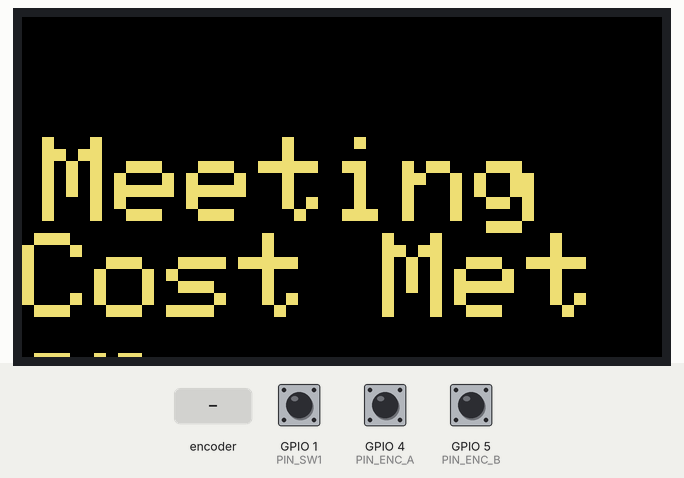
This sketch was run on a simulated ESP32. Shown: 320×170 colour display. The inputs (shaded band) are chosen by the test bench; at power-on: GPIO 1 (PIN_SW1) HIGH, GPIO 4 (PIN_ENC_A) HIGH, GPIO 5 (PIN_ENC_B) HIGH. EEPROM starts erased.

Above: at 1.3 s.
1.4 s: GPIO 1 (PIN_SW1) pulled LOW for 3.2 s
At 2.9 s:
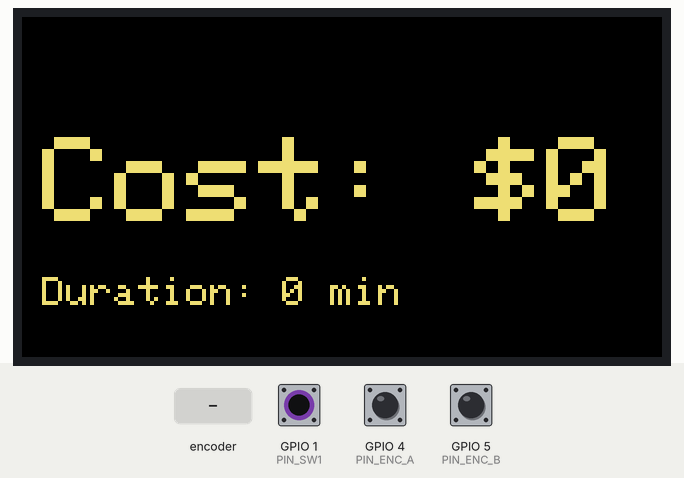
7.6 s: rotary encoder on GPIO 4 (PIN_ENC_A) / GPIO 5 (PIN_ENC_B) turned 1 step (first pin leading)
10.8 s: GPIO 1 (PIN_SW1) pulled LOW for 0.2 s
13.1 s: GPIO 1 (PIN_SW1) pulled LOW for 1 s
At 14.5 s:
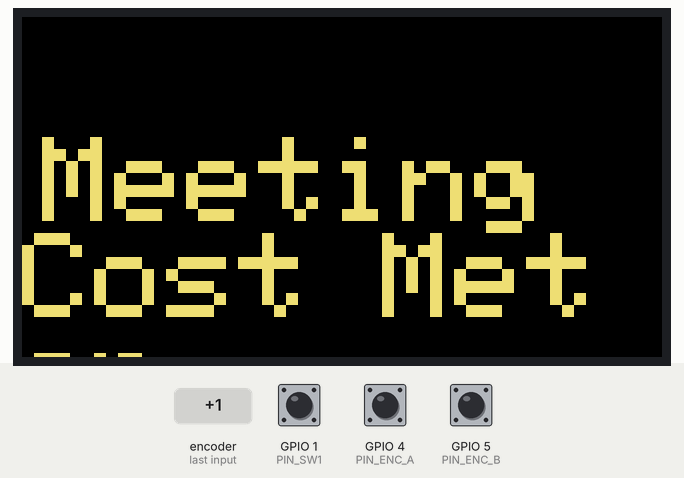
Timing chart, 0 to 16.1 s (numbered marks = the images above; inputs shaded):
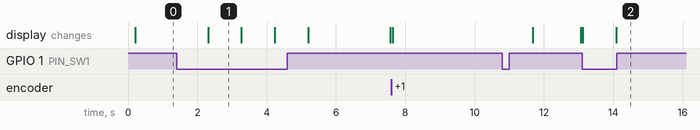

Measured:
- after the input at 1.4 s, the display: changes after 0.91 s (image 1)
- after the input at 13.1 s, the display: first differs from a run without the input after 0.98 s (image 2)
- what the display in image 1 shows lasts 1.0 s, from 2.3 s to 3.3 s

The sketch:

openai_gpt-4o-mini_rep1.ino
```cpp
#define LGFX_USE_V1
#include <LovyanGFX.hpp>
#include <Preferences.h>

class LGFX : public lgfx::LGFX_Device {
  lgfx::Panel_ST7789 _panel; lgfx::Bus_SPI _bus; lgfx::Light_PWM _light;
public:
  LGFX() {
    { auto cfg = _bus.config(); cfg.spi_host = SPI2_HOST; cfg.spi_mode = 0;
      cfg.freq_write = 50000000; cfg.freq_read = 16000000; cfg.spi_3wire = false;
      cfg.use_lock = true; cfg.dma_channel = SPI_DMA_CH_AUTO;
      cfg.pin_sclk = 12; cfg.pin_mosi = 11; cfg.pin_miso = -1; cfg.pin_dc = 13;
      _bus.config(cfg); _panel.setBus(&_bus); }
    { auto cfg = _panel.config(); cfg.pin_cs = 10; cfg.pin_rst = 9; cfg.pin_busy = -1;
      cfg.panel_width = 170; cfg.panel_height = 320; cfg.offset_x = 35; cfg.offset_y = 0;
      cfg.offset_rotation = 2; cfg.readable = false; cfg.invert = true;
      cfg.rgb_order = false; cfg.dlen_16bit = false; cfg.bus_shared = false;
      _panel.config(cfg); }
    { auto cfg = _light.config(); cfg.pin_bl = 8; cfg.invert = false;
      cfg.freq = 44100; cfg.pwm_channel = 7; _light.config(cfg); _panel.setLight(&_light); }
    setPanel(&_panel);
  }
};

LGFX tft;
Preferences prefs;

const int PIN_SW1 = 1;
const int PIN_ENC_A = 4;
const int PIN_ENC_B = 5;
const int PIN_MOTOR = 6;

volatile int encoderPos = 0;
int lastEncoderPos = 0;
unsigned long meetingStartTime = 0;
unsigned long meetingDuration = 0;
bool meetingActive = false;

void IRAM_ATTR onEncoderChange() {
  if (digitalRead(PIN_ENC_A) == digitalRead(PIN_ENC_B)) {
    encoderPos++;
  } else {
    encoderPos--;
  }
}

void setup() {
  Serial.begin(115200);
  tft.init();
  tft.setRotation(1);
  tft.setBrightness(180);
  pinMode(PIN_SW1, INPUT_PULLUP);
  pinMode(PIN_ENC_A, INPUT_PULLUP);
  pinMode(PIN_ENC_B, INPUT_PULLUP);
  attachInterrupt(digitalPinToInterrupt(PIN_ENC_A), onEncoderChange, CHANGE);
  attachInterrupt(digitalPinToInterrupt(PIN_ENC_B), onEncoderChange, CHANGE);
  prefs.begin("meeting_cost", false);
  meetingDuration = prefs.getUInt("duration", 1);
}

void loop() {
  if (digitalRead(PIN_SW1) == LOW) {
    if (!meetingActive) {
      meetingStartTime = millis();
      meetingActive = true;
    } else {
      meetingActive = false;
      prefs.putUInt("duration", meetingDuration);
    }
    delay(800); // debounce
  }

  if (meetingActive) {
    unsigned long elapsed = (millis() - meetingStartTime) / 60000; // minutes
    unsigned long totalCost = elapsed * meetingDuration;
    tft.fillScreen(0x000000);
    tft.setTextSize(6);
    tft.setTextColor(0xEEEEEE);
    tft.setCursor(10, 60);
    tft.printf("Cost: $%lu", totalCost);
    tft.setTextSize(2);
    tft.setCursor(10, 130);
    tft.printf("Duration: %lu min", elapsed);
  } else {
    tft.fillScreen(0x000000);
    tft.setTextSize(6);
    tft.setTextColor(0xEEEEEE);
    tft.setCursor(10, 60);
    tft.printf("Meeting Cost Meter");
  }
  delay(100);
}
```
